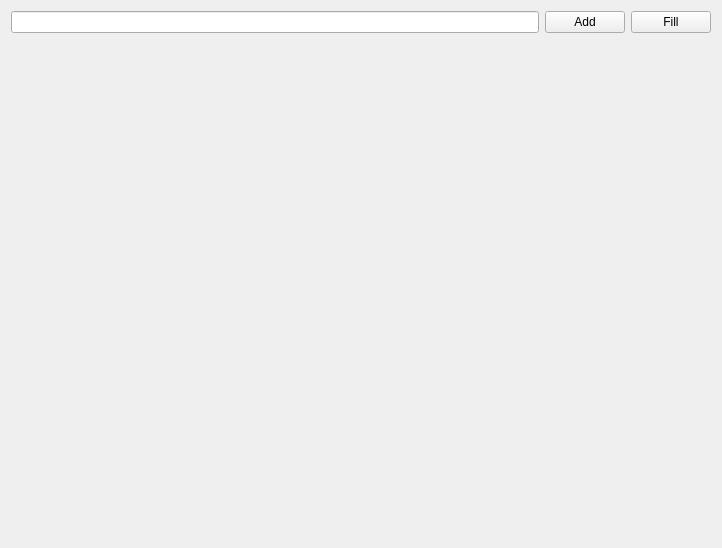
<?xml version="1.0" encoding="UTF-8"?>
<ui version="4.0">
 <class>MainWindow</class>
 <widget class="QMainWindow" name="MainWindow">
  <property name="geometry">
   <rect>
    <x>0</x>
    <y>0</y>
    <width>722</width>
    <height>548</height>
   </rect>
  </property>
  <property name="windowTitle">
   <string>MainWindow</string>
  </property>
  <widget class="QWidget" name="centralWidget">
   <layout class="QVBoxLayout" name="verticalLayout">
    <item>
     <layout class="QHBoxLayout" name="horizontalLayout">
      <item>
       <widget class="QLineEdit" name="txtValue"/>
      </item>
      <item>
       <widget class="QPushButton" name="btnAdd">
        <property name="text">
         <string>Add</string>
        </property>
       </widget>
      </item>
      <item>
       <widget class="QPushButton" name="btnFill">
        <property name="text">
         <string>Fill</string>
        </property>
       </widget>
      </item>
     </layout>
    </item>
    <item>
     <widget class="QLabel" name="image">
      <property name="text">
       <string/>
      </property>
      <property name="alignment">
       <set>Qt::AlignHCenter|Qt::AlignTop</set>
      </property>
     </widget>
    </item>
   </layout>
  </widget>
 </widget>
 <layoutdefault spacing="6" margin="11"/>
 <resources/>
 <connections/>
</ui>
